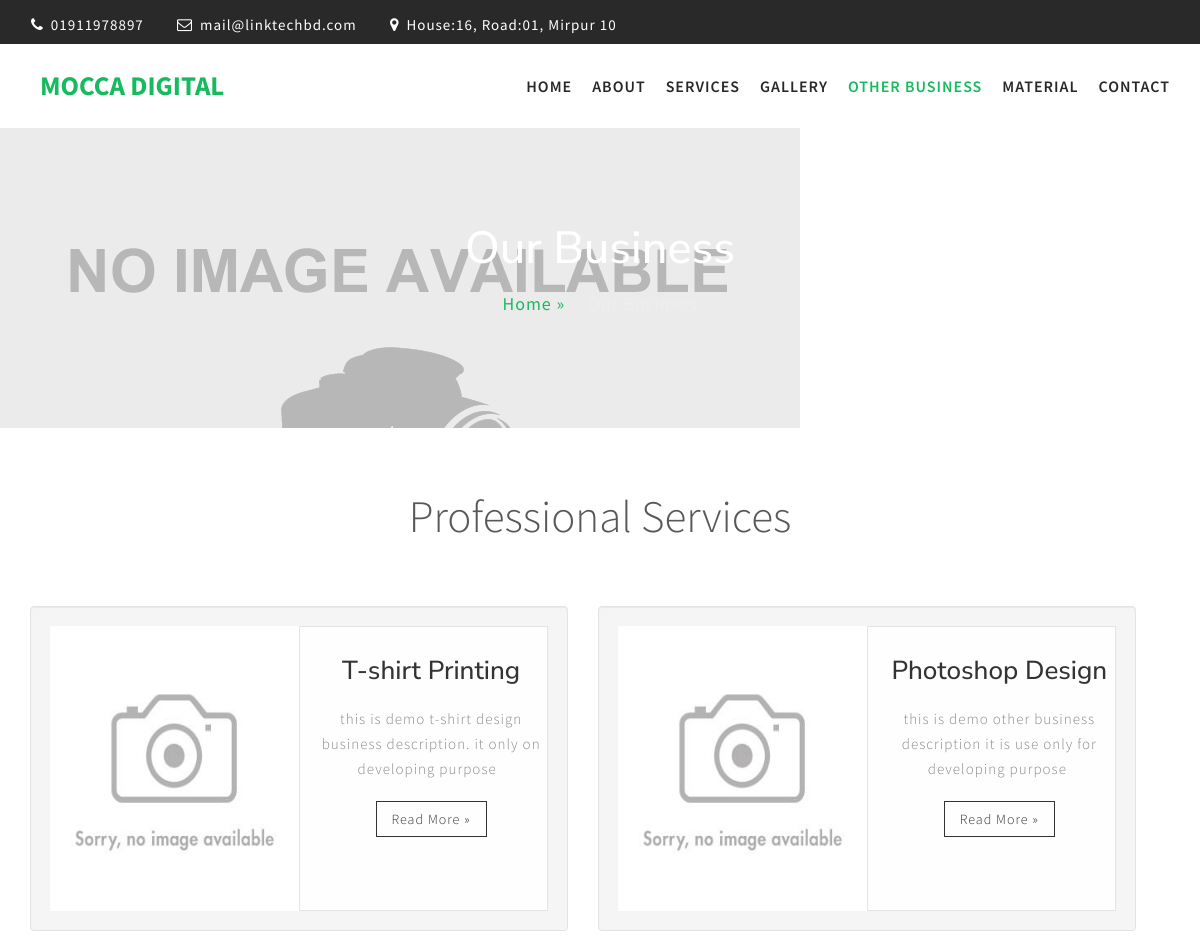
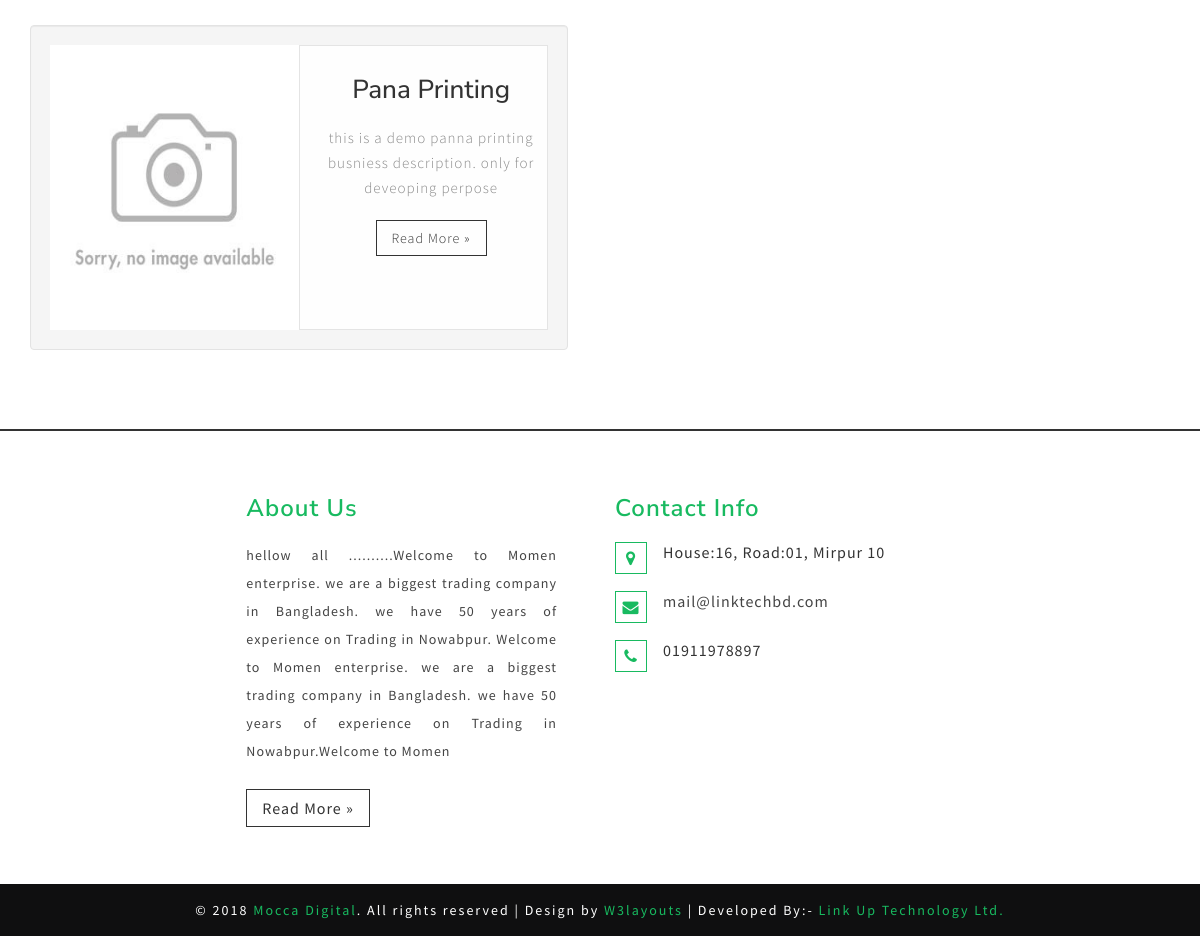
Page /other_business on the committed database (2 pictures, top to bottom).
### tables this page shows
CREATE TABLE `template` (
  `id` int(20) UNSIGNED NOT NULL,
  `field_name` varchar(250) NOT NULL,
  `value` text
);

CREATE TABLE `other_business` (
  `id` int(20) NOT NULL,
  `b_title` varchar(250) NOT NULL,
  `image` text,
  `description` text
);

### application/controllers/FrontEnd.php (called while the page is built, shortened)
<?php
class FrontEnd extends CI_Controller {
	public function __construct()
	{
		$vars['phone'] 		= $this->Page_model->get_phone_info();
		$vars['email'] 		= $this->Page_model->get_email_info();
		$vars['logo'] 		= $this->Template_model->get_logo();
		$vars['address'] 	= $this->Page_model->get_address_info();
		$vars['about_us'] 	= $this->Page_model->get_about_us_info();
		$vars['banner']		= $this->Slider_model->get_banner_data();
		$this->load->vars( $vars);
	}
	public function other_business_page()
	{
		$data['title']		= 'Other Business';
		$data['page_path'] 	= 'frontEnd/busines/other_business_page';
		$data['business'] 	= $this->Business_model->get_all_business();
		$this->load->view('frontEnd/master', $data);
	}
}

### index.php (called while the page is built, shortened)
<?php
require_once BASEPATH.'core/CodeIgniter.php';

### application/models/Page_model.php (called while the page is built, shortened)
<?php
Class Page_model extends CI_Model{
	public function get_about_us_info()
	{
		$result = $this->db->where('field_name', 'about_us')->get('template')->row();
		if($result): return $result;  else: return FALSE; endif;
	}
	public function get_address_info()
	{
		$result = $this->db->where('field_name', 'address')->get('template')->row();
		if($result): return $result;  else: return FALSE; endif;
	}
	public function get_phone_info()
	{
		$result = $this->db->where('field_name', 'phone')->get('template')->row();
		if($result): return $result;  else: return FALSE; endif;
	}
	public function get_email_info()
	{
		$result = $this->db->where('field_name', 'email')->get('template')->row();
		if($result): return $result;  else: return FALSE; endif;
	}
}

### application/models/Business_model.php (called while the page is built, shortened)
<?php
Class Business_model extends CI_Model{
	public function get_all_business()
	{
		$result = $this->db->order_by('id', 'desc')->get('other_business')->result();
		if($result): return $result; else: return FALSE; endif;
	}
}

### application/views/frontEnd/busines/other_business_page.php (the view)
<?php
	$banner_image = base_url().$banner->image;
	if(!@getimagesize($banner_image)){
		$banner_image = base_url().'libs/upload_pic/no-image-banner.png';
	}
?>
<div class="banner" style="background: url(<?= $banner_image; ?>) no-repeat!important; " >
	<h2>Our Business</h2>
	<p><a href="<?= base_url(); ?>">Home »</a> Our Business </p>
</div>
<div class="services">
	<div class="container">
		<h3 class="heading">Professional Services</h3>
			<?php if($business && isset($business)): ?>
			<div class="service_grids row">
				<?php foreach($business as $busines): ?>
				<div class="col-md-6 well " style="margin: 15px; width: 46%;">
					<div >
						<div class="col-md-6 service_grid1" style="height: 285px;">
							<?php
								$image = base_url().$busines->image;
								if(!@getimagesize($image)){ $image = base_url().'libs/upload_pic/no_image_small.jpg'; }
							?>
							<img src="<?php echo $image;  ?>" alt="<?= ucfirst($busines->b_title)?>" style="width: 100%; height: 285px;" />
						</div>
						<div class="col-md-6 service_grid2 " style="padding-right: 0px;">
							<h3><?= ucfirst($busines->b_title)?></h3>
							<p><?= substr($busines->description, 0, 100)?></p>
							<div class="read">
								<a href="<?= base_url();?>singel_busines/<?= $busines->id; ?>" class="linka fancybox fancybox.ajax">Read more »</a>
							</div>
						</div>
					</div>
				</div>
				<?php endforeach; ?>
				<div class="clearfix"></div>
			</div>
			<?php endif; ?>
	</div>
</div>

### application/views/frontEnd/master.php (shortened to what this page needs)
<!DOCTYPE html>
<html>
<?php $this->load->view('frontEnd/includes/header_css_js');?>
<body>
<div class="header">
	<div class="agileits_top_menu">
		<div class="container">
			<div class="w3l_header_left">
				<ul>
					<li><i class="fa fa-phone" aria-hidden="true"></i> <?php if($phone && isset($phone)){echo $phone->value; }?></li>
					<li><i class="fa fa-envelope-o" aria-hidden="true"></i> <a href="mailto:<?php if($email && isset($email)){echo $email->value; }?>"><?php if($email && isset($email)){echo $email->value; }?></a></li>
					<li><i class="fa fa-map-marker" aria-hidden="true"></i> <?php if($address && isset($address)){echo $address->value; }?></li>
				</ul>
			</div>
			<div class="clearfix"> </div>
		</div>
	</div>
	<div class="content white agile-info">
		<nav class="navbar navbar-default" role="navigation">
			<div class="container">
				<div class="navbar-header">
					<a class="navbar-brand" href="<?= base_url(); ?>" style="">
						<h1 style="">Mocca Digital</h1>
					</a>
				</div>
				<div class="collapse navbar-collapse" id="bs-example-navbar-collapse-1">
					<nav>
						<ul class="nav navbar-nav">
							<li class="<?= ($this->uri->uri_string()== '')?'active': ' ' ?>"><a href="<?= base_url();?>">Home</a></li>
							<li class="<?= ($this->uri->uri_string()== 'about_us')?'active': ' ' ?>"><a href="<?= base_url('about_us');?>">About</a></li>
							<li class="<?= ($this->uri->uri_string()== 'services')?'active': ' ' ?>"><a href="<?= base_url('services');?>">Services</a></li>
							<li class="<?= ($this->uri->uri_string()== 'gallary')?'active': ' ' ?>"><a href="<?= base_url('gallary'); ?>">Gallery</a></li>
							<li class="<?= ($this->uri->uri_string()== 'other_business')?'active': ' ' ?>"><a href="<?= base_url('other_business'); ?>">Other Business</a></li>
							<li class="<?= ($this->uri->uri_string()== 'materials')?'active': ' ' ?>"><a href="<?= base_url('materials'); ?>">Material</a></li>
							<li class="<?= ($this->uri->uri_string()== 'contact_us')?'active': ' ' ?>"><a href="<?= base_url('contact_us');?>">Contact</a></li>
						</ul>
					</nav>
				</div>
			</div>
		</nav>
	</div>
</div>
<?php if($page_path && isset($page_path)){ $this->load->view($page_path);}?>
<div class="footer_top_agileits" style="border-top: 2px solid;">
	<div class="container-fluid">
		<div class="col-md-4 col-md-offset-2 footer_grid">
			<h3>About Us</h3>
			<p style="text-align: justify;"><?php if($about_us && isset($about_us)){ if(strlen($about_us->value) <= 300 ){ echo substr($about_us->value, 5, strlen($about_us->value)-5 ); } else{ echo substr($about_us->value, 5, 300); }  }?></p>
			<div class="read">
				<a href="<?= base_url('about_us'); ?>">Read more »</a>
			</div>
		</div>
		<div class="col-md-4 footer_grid">
			<h3>Contact Info</h3>
			<ul class="address">
				<li><i class="fa fa-map-marker" aria-hidden="true"></i><?php if($address && isset($address)){echo $address->value; }?></li>
				<li><i class="fa fa-envelope" aria-hidden="true"></i><a href="mailto:<?php if($email && isset($email)){echo $email->value; }?>"><?php if($email && isset($email)){echo $email->value; }?></a></li>
				<li><i class="fa fa-phone" aria-hidden="true"></i><?php if($phone && isset($phone)){echo $phone->value; }?></li>
			</ul>
		</div>
		<div class="clearfix"> </div>
	</div>
</div>
<div class="footer_w3ls">
	<div class="container">
		<div class="footer_bottom1">
			<p>© <?= date('Y');?> <a href="<?= base_url();?>">Mocca Digital</a>. All rights reserved | Design by <a href="http://w3layouts.com">W3layouts</a> | Developed By:- <a rel="nofollow" href="http://linktechbd.com/">Link Up Technology Ltd.</a> </p>
		</div>
	</div>
</div>
	<?php $this->load->view('frontEnd/includes/footer_css_js');?>
</body>
</html>

### application/views/frontEnd/includes/header_css_js.php (shortened to what this page needs)
<head>
	<link rel="stylesheet" href="<?= base_url();?>libs/frontEnd/css/flexslider.css" type="text/css" media="screen" />
	<link href="<?= base_url();?>libs/frontEnd/css/bootstrap.css" rel="stylesheet" type="text/css" media="all" />
	<link href="<?= base_url();?>libs/frontEnd/css/style.css" rel="stylesheet" type="text/css" media="all" />
	<link rel="stylesheet" href="<?= base_url();?>libs/frontEnd/css/owl.carousel.css" type="text/css" media="all">
	<link rel="stylesheet" href="<?= base_url();?>libs/frontEnd/css/owl.theme.css" type="text/css" media="all">
	<link href="<?= base_url();?>libs/frontEnd/css/font-awesome.css" rel="stylesheet">
</head>

### application/views/frontEnd/includes/footer_css_js.php (shortened to what this page needs)
<link rel="stylesheet" type="text/css" href="<?php echo base_url()?>libs/backEnd/fancyBox/css/jquery.fancybox.css?v=2.1.5" media="screen" />

### rows in the picture
template: value "01911978897"
template: value "mail@linktechbd.com"
template: value "House:16, Road:01, Mirpur 10"
other_business: b_title "T-shirt Printing", description "this is demo t-shirt design business description. it only on developing purpose"
other_business: b_title "Photoshop Design", description "this is demo other business description it is use only for developing purpose"
other_business: b_title "Pana Printing", description "this is a demo panna printing busniess description. only for deveoping perpose"
template: value "hellow all ..........Welcome to Momen enterprise. we are a biggest trading company in Bangladesh. we have 50 years of experience on Trading in Nowabpur. Welcome to Momen enterprise. we are a biggest trading company in Bangladesh. we have 50 years of experience on Trading in Nowabpur.Welcome to Momen"
